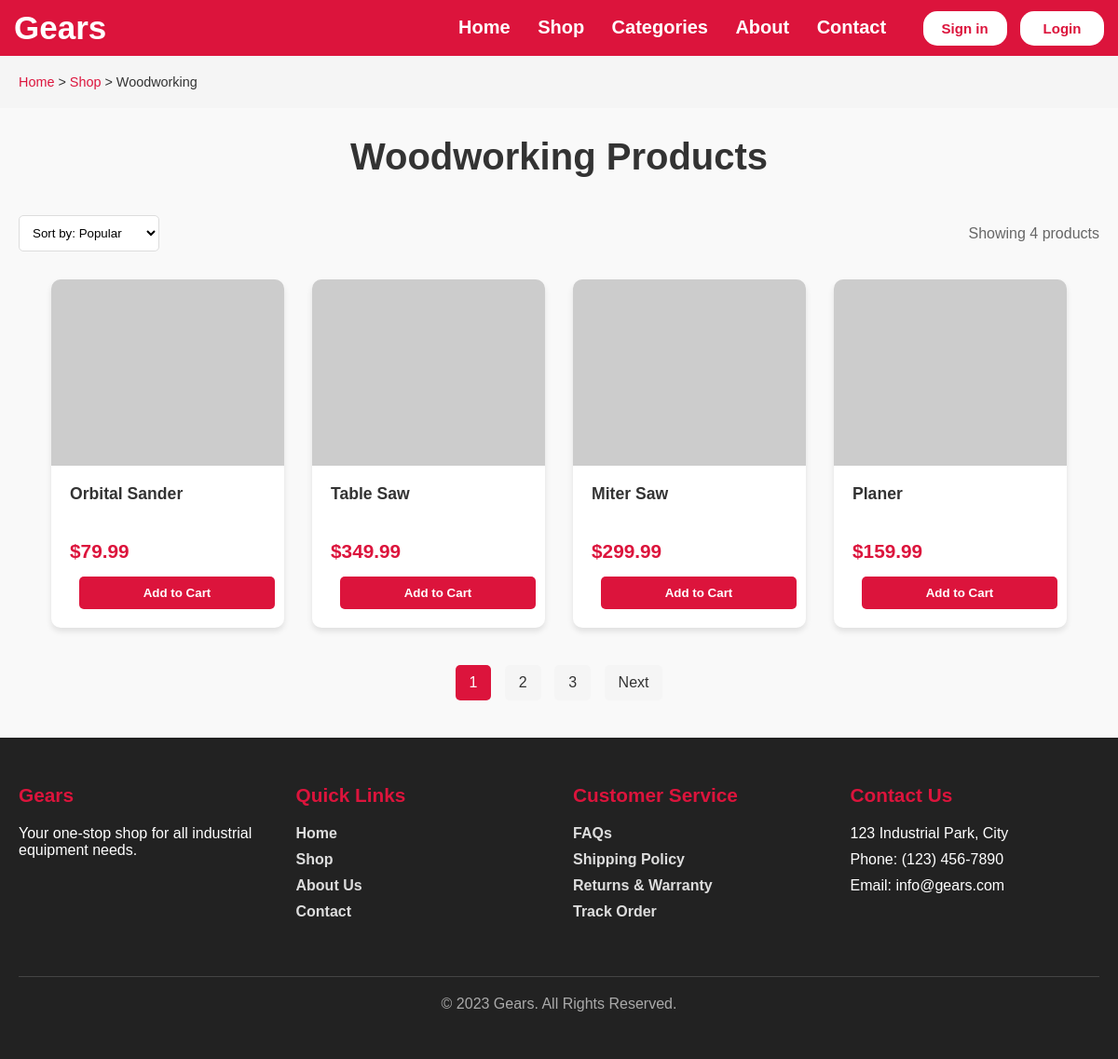
Screenshot of /product.php?category=woodworking with the database file from the repository.
### tables this page shows
CREATE TABLE IF NOT EXISTS categories (
    id INT AUTO_INCREMENT PRIMARY KEY,
    name VARCHAR(100) NOT NULL,
    slug VARCHAR(100) UNIQUE NOT NULL,
    description TEXT,
    created_at TIMESTAMP DEFAULT CURRENT_TIMESTAMP,
    INDEX idx_slug (slug),
    INDEX idx_name (name)
);

CREATE TABLE IF NOT EXISTS products (
    id INT AUTO_INCREMENT PRIMARY KEY,
    name VARCHAR(200) NOT NULL,
    description TEXT,
    price DECIMAL(10,2) NOT NULL,
    category_id INT,
    image_url VARCHAR(255),
    stock_quantity INT DEFAULT 0,
    is_featured BOOLEAN DEFAULT FALSE,
    created_at TIMESTAMP DEFAULT CURRENT_TIMESTAMP,
    updated_at TIMESTAMP DEFAULT CURRENT_TIMESTAMP ON UPDATE CURRENT_TIMESTAMP,
    FOREIGN KEY (category_id) REFERENCES categories(id) ON DELETE SET NULL,
    INDEX idx_category (category_id),
    INDEX idx_featured (is_featured),
    INDEX idx_price (price),
    INDEX idx_stock (stock_quantity)
);

### product.php (the view, shortened to what this page needs)
<?php
require_once 'config/database.php';
$isLoggedIn = isset($_SESSION['logged_in']) && $_SESSION['logged_in'];
$userName = $isLoggedIn ? $_SESSION['user_name'] : '';
$cartCount = 0;
$category = isset($_GET['category']) ? $_GET['category'] : 'all';
$products = [];
$categoryName = 'All Products';
$resultCount = 0;
try {
    if ($category !== 'all') {
        $stmt = $pdo->prepare("SELECT id, name FROM categories WHERE slug = ?");
        $stmt->execute([$category]);
        $categoryData = $stmt->fetch();
        if ($categoryData) {
            $categoryId = $categoryData['id'];
            $categoryName = $categoryData['name'];
            $stmt = $pdo->prepare("SELECT p.*, c.name as category_name FROM products p
                                  LEFT JOIN categories c ON p.category_id = c.id
                                  WHERE p.category_id = ?
                                  ORDER BY p.created_at DESC");
            $stmt->execute([$categoryId]);
            $products = $stmt->fetchAll();
        }
    } else {
        $stmt = $pdo->prepare("SELECT p.*, c.name as category_name FROM products p
                              LEFT JOIN categories c ON p.category_id = c.id
                              ORDER BY p.created_at DESC");
        $stmt->execute();
        $products = $stmt->fetchAll();
    }
    $resultCount = count($products);
} catch (PDOException $e) {
}
?>
<!DOCTYPE html>
<html lang="en">
<head>
</head>
<body>
    <nav class="Navbar">
        <div class="Navdiv">
            <div class="logo"><a href="index.php">Gears</a></div>
            <ul>
                <li><a href="landingpage.php">Home</a></li>
                <li><a href="product.php">Shop</a></li>
                <li><a href="landingpage.php#categories">Categories</a></li>
                <li><a href="#">About</a></li>
                <li><a href="#">Contact</a></li>
                <?php if ($isLoggedIn): ?>
                    <div class="cart-icon">
                        <a href="cart.php">
                            🛒
                            <?php if ($cartCount > 0): ?>
                                <span class="cart-count"><?php echo $cartCount; ?></span>
                            <?php endif; ?>
                        </a>
                    </div>
                    <span class="user-info">Welcome, <?php echo htmlspecialchars($userName); ?>!</span>
                    <button class="logout-btn"><a href="logout.php">Logout</a></button>
                <?php else: ?>
                    <button><a href="signin.php">Sign in</a></button>
                    <button><a href="login.php">Login</a></button>
                <?php endif; ?>
            </ul>
        </div>
    </nav>
    <div class="breadcrumb">
        <a href="index.php">Home</a> >
        <a href="product.php">Shop</a> >
        <?php echo htmlspecialchars($categoryName); ?>
    </div>
    <h1 class="page-title">
        <?php echo htmlspecialchars($categoryName); ?> Products
    </h1>
    <div class="filter-section">
        <div class="filter-options">
            <select id="sort-by">
                <option value="popular">Sort by: Popular</option>
            </select>
        </div>
        <div class="result-count">
            Showing <?php echo $resultCount; ?> products
        </div>
    </div>
    <section class="featured-products">
        <div class="product-container">
            <?php if (!empty($products)): ?>
                <?php foreach ($products as $product): ?>
                    <div class="product-card">
                        <div class="product-image">
                            <img src="<?php echo htmlspecialchars($product['image_url']); ?>" alt="<?php echo htmlspecialchars($product['name']); ?>">
                        </div>
                        <div class="product-info">
                            <h3 class="product-name"><?php echo htmlspecialchars($product['name']); ?></h3>
                            <div class="product-price">$<?php echo htmlspecialchars($product['price']); ?></div>
                            <?php if ($isLoggedIn): ?>
                                <button onclick="addToCart(<?php echo $product['id']; ?>)" class="add-to-cart-btn">
                                    Add to Cart
                                </button>
                            <?php else: ?>
                                <button onclick="loginRequired()" class="add-to-cart-btn">
                                    Add to Cart
                                </button>
                            <?php endif; ?>
                        </div>
                    </div>
                <?php endforeach; ?>
            <?php endif; ?>
        </div>
    </section>
    <div class="pagination">
        <a href="#">1</a>
        <a href="#">2</a>
        <a href="#">3</a>
        <a href="#">Next</a>
    </div>
    <footer>
        <div class="footer-container">
            <div class="footer-column">
                <h3>Gears</h3>
                <p>Your one-stop shop for all industrial equipment needs.</p>
            </div>
            <div class="footer-column">
                <h3>Quick Links</h3>
                <ul>
                    <li><a href="landingpage.php">Home</a></li>
                    <li><a href="product.php">Shop</a></li>
                    <li><a href="#">About Us</a></li>
                    <li><a href="#">Contact</a></li>
                </ul>
            </div>
            <div class="footer-column">
                <h3>Customer Service</h3>
                <ul>
                    <li><a href="#">FAQs</a></li>
                    <li><a href="#">Shipping Policy</a></li>
                    <li><a href="#">Returns & Warranty</a></li>
                    <li><a href="#">Track Order</a></li>
                </ul>
            </div>
            <div class="footer-column">
                <h3>Contact Us</h3>
                <ul>
                    <li>123 Industrial Park, City</li>
                    <li>Phone: (123) 456-7890</li>
                    <li>Email: info@gears.com</li>
                </ul>
            </div>
        </div>
        <div class="copyright">
            <p>&copy; 2023 Gears. All Rights Reserved.</p>
        </div>
    </footer>
</body>
</html>

### product.php (style rules this page uses)
* { text-decoration: none; margin: 0; padding: 0; box-sizing: border-box; font-family: Arial, sans-serif; }
body { background-color: #f9f9f9; color: #333; }
.Navbar { background: crimson; font-family: calibri; padding-right: 15px; padding-left: 15px; position: sticky; top: 0; z-index: 100; }
.Navdiv { display: flex; align-items: center; justify-content: space-between; padding: 10px 0; }
.logo a { font-size: 35px; font-weight: 600; color: white; }
li { list-style: none; display: inline-block; }
li a { color: white; font-size: 20px; font-weight: bold; margin-right: 25px; transition: 0.3s; }
button { background-color: white; margin-left: 10px; border-radius: 15px; padding: 10px; width: 90px; font-weight: bold; border: none; cursor: pointer; transition: 0.3s; }
button a { color: crimson; font-weight: bold; font-size: 15px; }
.breadcrumb { padding: 20px; background: #f5f5f5; margin-bottom: 30px; font-size: 0.9rem; }
.breadcrumb a { color: crimson; transition: 0.3s; }
.page-title { text-align: center; margin-bottom: 40px; font-size: 2.5rem; color: #333; }
.filter-section { display: flex; justify-content: space-between; max-width: 1200px; margin: 0 auto 30px; padding: 0 20px; align-items: center; }
.filter-options select { padding: 10px; border-radius: 5px; border: 1px solid #ddd; background: white; cursor: pointer; }
.result-count { color: #666; }
.product-container { display: flex; justify-content: center; flex-wrap: wrap; gap: 30px; max-width: 1200px; margin: 0 auto; padding: 0 20px; }
.product-card { width: 250px; background: white; border-radius: 10px; overflow: hidden; box-shadow: 0 4px 6px rgba(0,0,0,0.1); transition: 0.3s; }
.product-image { height: 200px; background: #eee; display: flex; align-items: center; justify-content: center; }
.product-image img { max-width: 100%; max-height: 100%; object-fit: cover; }
.product-info { padding: 20px; }
.product-name { font-size: 1.1rem; margin-bottom: 10px; color: #333; min-height: 50px; }
.product-price { font-size: 1.3rem; font-weight: bold; color: crimson; margin-bottom: 15px; }
.product-card button { width: 100%; background: crimson; color: white; padding: 10px; border-radius: 5px; transition: 0.3s; }
.pagination { text-align: center; margin: 40px 0; }
.pagination a { display: inline-block; padding: 10px 15px; margin: 0 5px; border-radius: 5px; transition: 0.3s; }
.pagination a:first-child { background: crimson; color: white; }
.pagination a:not(:first-child) { background: #f5f5f5; color: #333; }
footer { background: #222; color: white; padding: 50px 20px; }
.footer-container { max-width: 1200px; margin: 0 auto; display: grid; grid-template-columns: repeat(auto-fit, minmax(200px, 1fr)); gap: 30px; }
.footer-column h3 { font-size: 1.3rem; margin-bottom: 20px; color: crimson; }
.footer-column ul li { display: block; margin-bottom: 10px; }
.footer-column ul li a { color: #ddd; font-size: 1rem; transition: 0.3s; }
.copyright { text-align: center; margin-top: 50px; padding-top: 20px; border-top: 1px solid #444; color: #aaa; }

### rows the page displays
categories: name "Woodworking"
products: name "Orbital Sander", price "79.99"
products: name "Table Saw", price "349.99"
products: name "Miter Saw", price "299.99"
products: name "Planer", price "159.99"

### other values shown
$resultCount "4"
